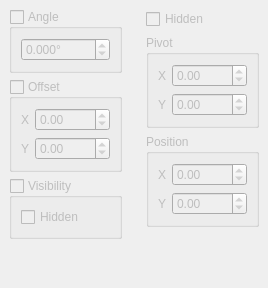
  <widget class="QDockWidget" name="frameDetails">
   <property name="windowTitle">
    <string>Details</string>
   </property>
   <attribute name="dockWidgetArea">
    <number>2</number>
   </attribute>
   <widget class="QWidget" name="dockWidgetContents_5">
    <layout class="QHBoxLayout" name="horizontalLayout_5">
     <property name="margin">
      <number>0</number>
     </property>
     <item>
      <widget class="QWidget" name="frameInfo" native="true">
       <property name="enabled">
        <bool>false</bool>
       </property>
       <layout class="QVBoxLayout" name="verticalLayout_6">
        <item>
         <widget class="QGroupBox" name="frameAngle">
          <property name="title">
           <string>Angle</string>
          </property>
          <property name="checkable">
           <bool>true</bool>
          </property>
          <property name="checked">
           <bool>false</bool>
          </property>
          <layout class="QVBoxLayout" name="verticalLayout_4">
           <item>
            <widget class="QDoubleSpinBox" name="angleValue">
             <property name="suffix">
              <string>°</string>
             </property>
             <property name="decimals">
              <number>3</number>
             </property>
             <property name="minimum">
              <double>-180.000000000000000</double>
             </property>
             <property name="maximum">
              <double>180.000000000000000</double>
             </property>
            </widget>
           </item>
          </layout>
         </widget>
        </item>
        <item>
         <widget class="QGroupBox" name="frameOffset">
          <property name="title">
           <string>Offset</string>
          </property>
          <property name="checkable">
           <bool>true</bool>
          </property>
          <property name="checked">
           <bool>false</bool>
          </property>
          <layout class="QGridLayout" name="gridLayout">
           <item row="0" column="1">
            <widget class="QDoubleSpinBox" name="offsetX">
             <property name="minimum">
              <double>-1000.000000000000000</double>
             </property>
             <property name="maximum">
              <double>1000.000000000000000</double>
             </property>
            </widget>
           </item>
           <item row="1" column="1">
            <widget class="QDoubleSpinBox" name="offsetY">
             <property name="minimum">
              <double>-1000.000000000000000</double>
             </property>
             <property name="maximum">
              <double>1000.000000000000000</double>
             </property>
            </widget>
           </item>
           <item row="0" column="0">
            <widget class="QLabel" name="label">
             <property name="maximumSize">
              <size>
               <width>12</width>
               <height>16777215</height>
              </size>
             </property>
             <property name="text">
              <string>X</string>
             </property>
             <property name="buddy">
              <cstring>offsetX</cstring>
             </property>
            </widget>
           </item>
           <item row="1" column="0">
            <widget class="QLabel" name="label_3">
             <property name="text">
              <string>Y</string>
             </property>
             <property name="buddy">
              <cstring>offsetY</cstring>
             </property>
            </widget>
           </item>
          </layout>
         </widget>
        </item>
        <item>
         <widget class="QGroupBox" name="frameVisible">
          <property name="title">
           <string>Visibility</string>
          </property>
          <property name="checkable">
           <bool>true</bool>
          </property>
          <property name="checked">
           <bool>false</bool>
          </property>
          <layout class="QVBoxLayout" name="verticalLayout_5">
           <item>
            <widget class="QCheckBox" name="frameHidden">
             <property name="text">
              <string>Hidden</string>
             </property>
            </widget>
           </item>
          </layout>
         </widget>
        </item>
        <item>
         <spacer name="verticalSpacer_2">
          <property name="orientation">
           <enum>Qt::Vertical</enum>
          </property>
          <property name="sizeHint" stdset="0">
           <size>
            <width>20</width>
            <height>40</height>
           </size>
          </property>
         </spacer>
        </item>
       </layout>
      </widget>
     </item>
     <item>
      <widget class="QWidget" name="partInfo" native="true">
       <property name="enabled">
        <bool>false</bool>
       </property>
       <layout class="QVBoxLayout" name="verticalLayout_7">
        <item>
         <widget class="QCheckBox" name="partHidden">
          <property name="text">
           <string>Hidden</string>
          </property>
         </widget>
        </item>
        <item>
         <widget class="QGroupBox" name="partPivot">
          <property name="title">
           <string>Pivot</string>
          </property>
          <layout class="QGridLayout" name="gridLayout_2">
           <item row="0" column="0">
            <widget class="QLabel" name="label_5">
             <property name="maximumSize">
              <size>
               <width>12</width>
               <height>16777215</height>
              </size>
             </property>
             <property name="text">
              <string>X</string>
             </property>
             <property name="buddy">
              <cstring>pivotX</cstring>
             </property>
            </widget>
           </item>
           <item row="0" column="1">
            <widget class="QDoubleSpinBox" name="pivotX">
             <property name="minimum">
              <double>-1000.000000000000000</double>
             </property>
             <property name="maximum">
              <double>1000.000000000000000</double>
             </property>
            </widget>
           </item>
           <item row="1" column="0">
            <widget class="QLabel" name="label_4">
             <property name="text">
              <string>Y</string>
             </property>
             <property name="buddy">
              <cstring>pivotY</cstring>
             </property>
            </widget>
           </item>
           <item row="1" column="1">
            <widget class="QDoubleSpinBox" name="pivotY">
             <property name="minimum">
              <double>-1000.000000000000000</double>
             </property>
             <property name="maximum">
              <double>1000.000000000000000</double>
             </property>
            </widget>
           </item>
          </layout>
         </widget>
        </item>
        <item>
         <widget class="QGroupBox" name="partPosition">
          <property name="title">
           <string>Position</string>
          </property>
          <layout class="QGridLayout" name="gridLayout_3">
           <item row="0" column="0">
            <widget class="QLabel" name="label_7">
             <property name="maximumSize">
              <size>
               <width>12</width>
               <height>16777215</height>
              </size>
             </property>
             <property name="text">
              <string>X</string>
             </property>
             <property name="buddy">
              <cstring>positionX</cstring>
             </property>
            </widget>
           </item>
           <item row="0" column="1">
            <widget class="QDoubleSpinBox" name="positionX">
             <property name="minimum">
              <double>-1000.000000000000000</double>
             </property>
             <property name="maximum">
              <double>1000.000000000000000</double>
             </property>
            </widget>
           </item>
           <item row="1" column="0">
            <widget class="QLabel" name="label_6">
             <property name="text">
              <string>Y</string>
             </property>
             <property name="buddy">
              <cstring>positionY</cstring>
             </property>
            </widget>
           </item>
           <item row="1" column="1">
            <widget class="QDoubleSpinBox" name="positionY">
             <property name="minimum">
              <double>-1000.000000000000000</double>
             </property>
             <property name="maximum">
              <double>1000.000000000000000</double>
             </property>
            </widget>
           </item>
          </layout>
         </widget>
        </item>
        <item>
         <spacer name="verticalSpacer_3">
          <property name="orientation">
           <enum>Qt::Vertical</enum>
          </property>
          <property name="sizeHint" stdset="0">
           <size>
            <width>20</width>
            <height>40</height>
           </size>
          </property>
         </spacer>
        </item>
       </layout>
      </widget>
     </item>
    </layout>
   </widget>
  </widget>
